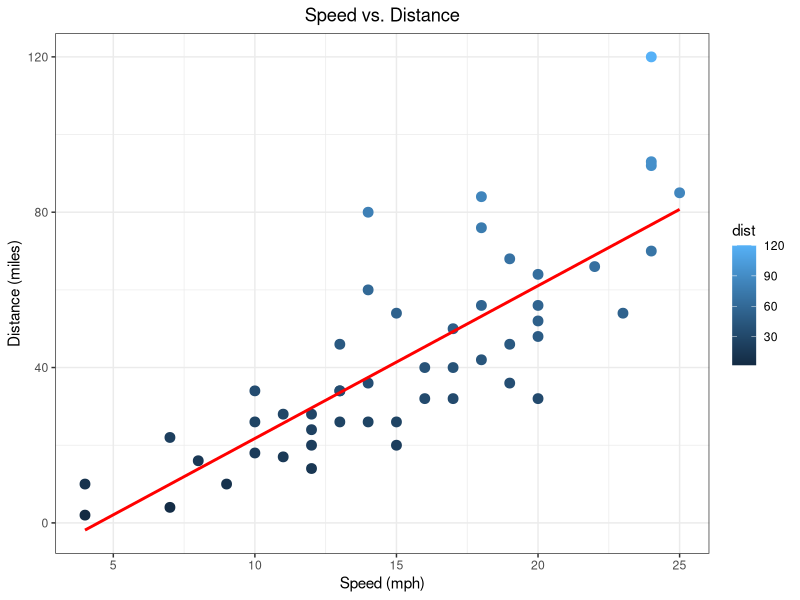

Source code (R):
## ---- chunk 1


# Load the cars dataset
library(datasets)
data(cars)

# Load 'ggplot2' library
install.packages('ggplot2')
library(ggplot2)

# Scatter plot with ggplot
ggplot(data = cars, aes(x = speed, y = dist)) +
  geom_point(aes(color = dist), size = 3) +  # Color points based on distance
  geom_smooth(method = lm, se = FALSE, color = "red") + # Add red regression line
  labs(title = "Speed vs. Distance", x = "Speed (mph)", y = "Distance (miles)") +  # Set labels
  theme_bw() +  # Use black and white theme
  theme(plot.title = element_text(hjust = 0.5))  # Center title

